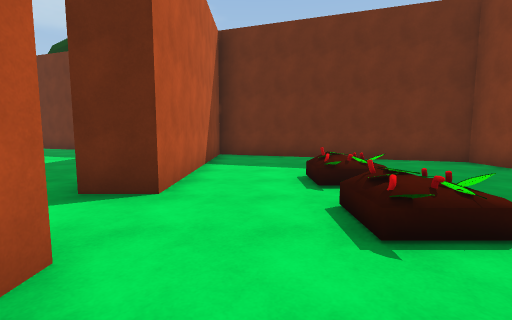
view 1 (above)

24 first-person views from a walk through a 3-D level made in the Unity game engine. The camera is 1.4 m above the floor, tilts 6° down and sees 85° across. The floor is counted in squares, 1.8 m on a side. Each view is taken from the middle of a square. On the plan, view 1 faces up. The plan holds only what a view shows up to about 10 squares ahead; the rest is blank. The place goes on beyond the plan. The player character is not drawn. Surface patterns are stand-ins for the level's own textures.

view 2
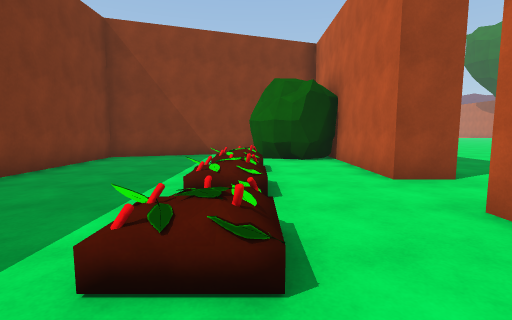

view 3
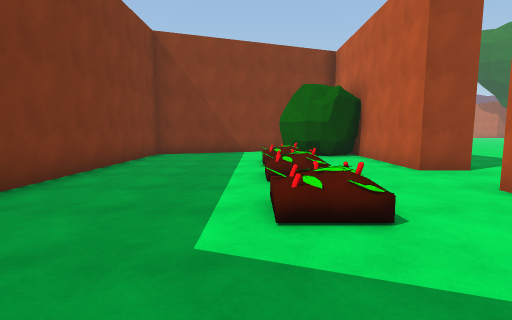

view 4
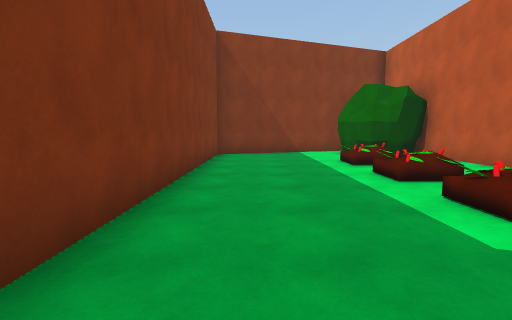

view 5
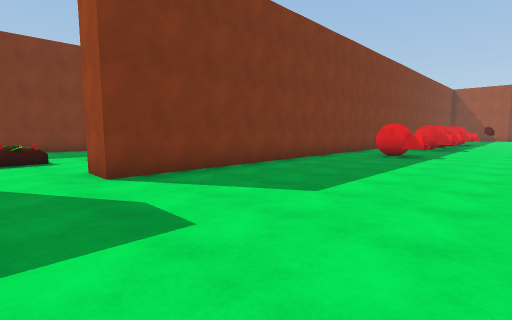

view 6
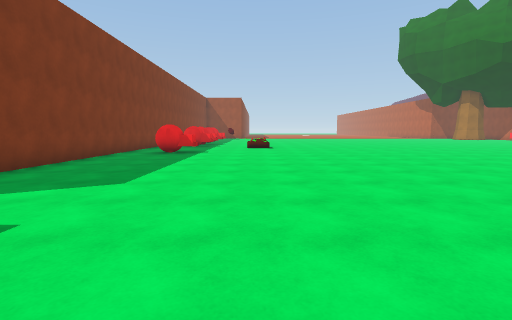

view 7
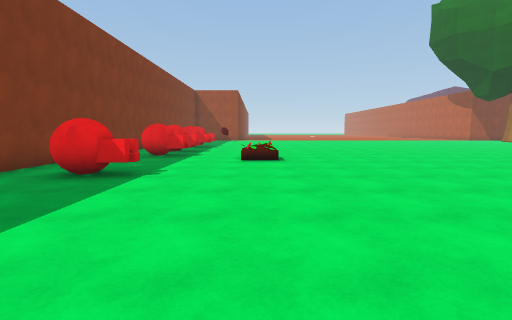

view 8
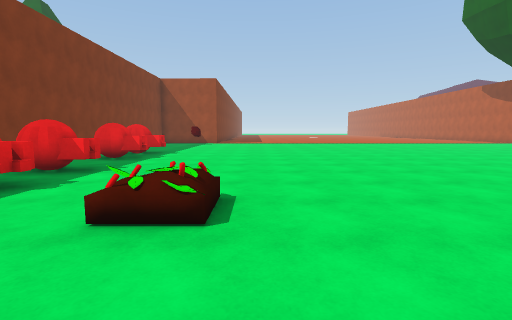

view 9
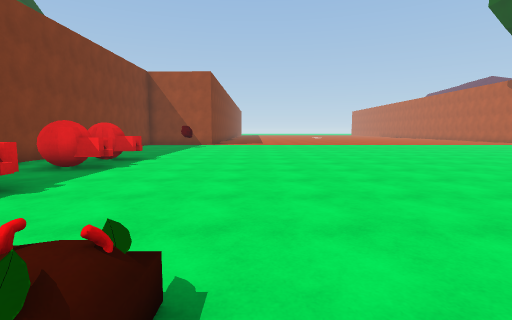

view 10
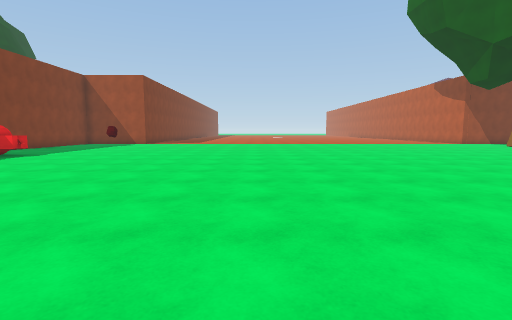

view 11
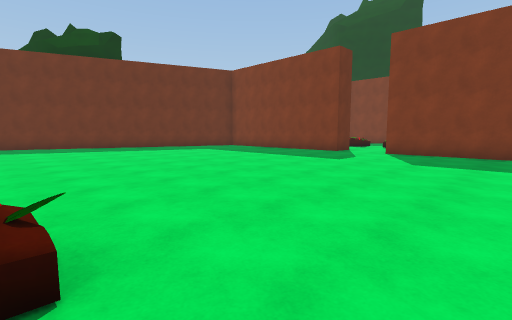

view 12
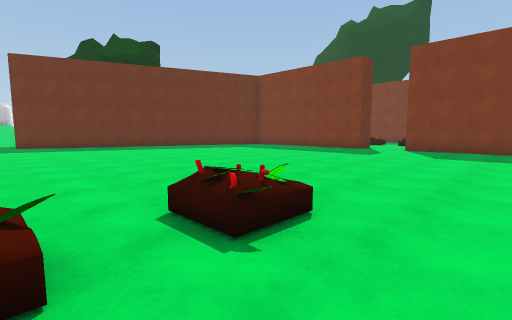

view 13
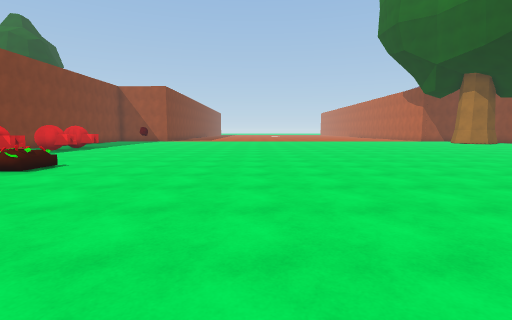

view 14
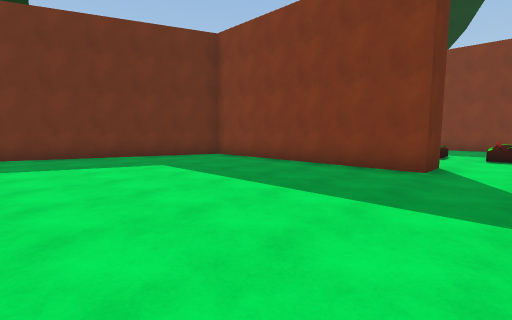

view 15
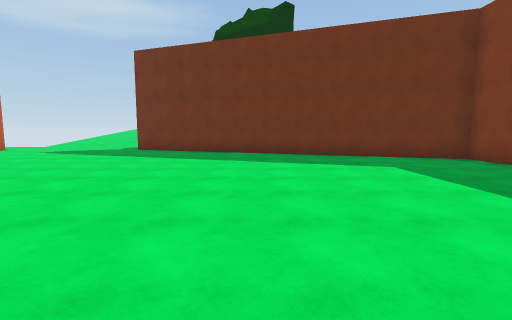

view 16
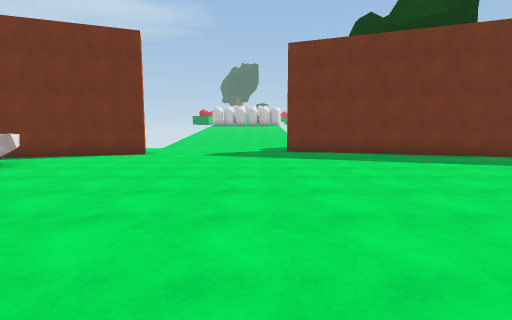

view 17
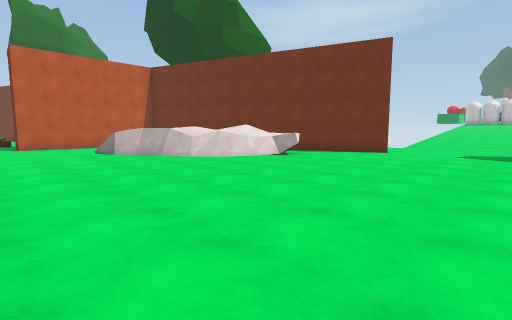

view 18
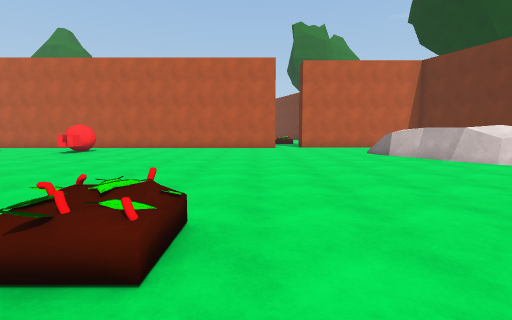

view 19
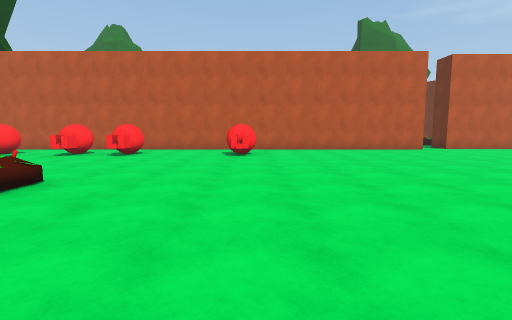

view 20
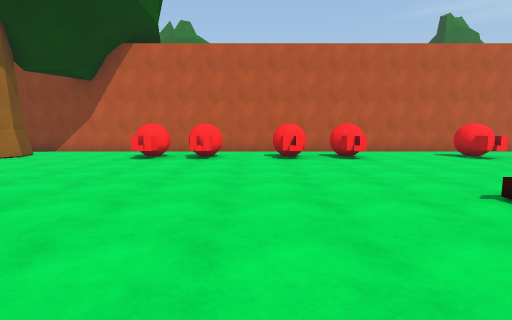

view 21
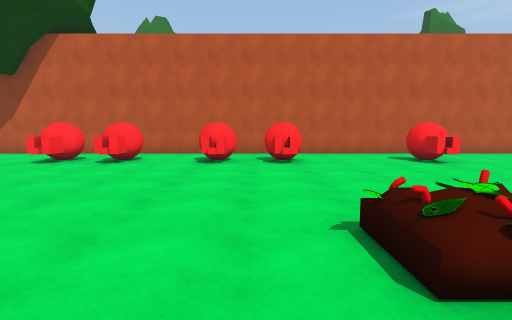

view 22
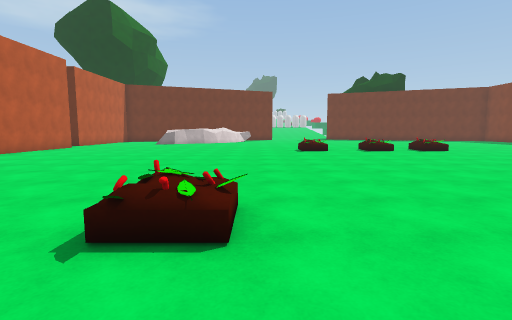

view 23
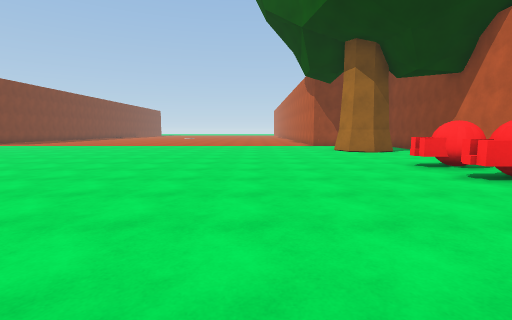

view 24
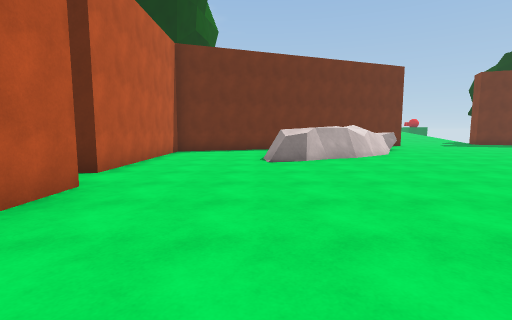

### Floor plan
Points are (right, up) in squares from view 1. A wall is a line through its corners. A room is listed if a view was taken in it or the views show most of it. See-through windows are left out.
Room 1 (views 1, 2, 3, 4)
walls: (-1.2, 1.6) (-1.2, -1.5); (1, -3.7) (5.3, -2.2) (5.3, 6.9) (-1.2, 9.2) (-1.2, 3.4)
ways out: opening at (-1.5, 2.5) to room 2
objects: other object (-1, -3) to (1, -1); other object (1, 0) to (1, 1); other object (1, 2) to (2, 2); other object (2, 5)
Room 2 (views 5, 6, 7, 8, 9, 10, 11, 12, 13, 14, 15, 16, 17, 18, 19, 20, 21, 22, 23, 24)
walls: (-22.1, 6) (-23.3, 5.6); (-20.8, 7.2) (-22.2, 6.1); (-22.2, 6.4) (-23.4, 5.8) (-23.7, 5.2) (-24.2, 5.2) (-24.4, 6); (-21.9, 6.7) (-22.3, 6.4); (-23.1, 5.8) (-23.7, 5.4); (-21.1, 7.4) (-21.6, 6.7); (-23.8, 5.3) (-24.7, 5); (-20.4, 7.9) (-21.5, 7.1); (-27.5, -0.9) (-27.5, -19.1); (-19.3, 9.3) (-20.2, 8.8) (-20.3, 8.5); (-27.5, 1.9) (-27.5, 0.6); (-2.2, -7.9) (-2.2, 1.6) (-1.2, 1.6); (-1.2, 3.4) (-2.2, 3.4) (-2.2, 9.6) (-11.8, 13.1); (-17.6, 12.2) (-21.2, 10.9); (-27.9, 8) (-27.9, 3.1); (-2.2, -17.9) (-2.2, -9.9); (-26, -19.3) (-25.1, -19) (-24.6, -19.2)
low walls: (-20.3, 7.7) (-20.6, 7.4); (-20.5, 7.9) (-20.8, 7.2); (-19.9, 9) (-20.2, 8.4)
ways out: opening at (-1.5, 2.5) to room 1
objects: other object (-26, -15) to (-25, -15); other object (-26, -14) to (-25, -13); other object (-26, -11) to (-25, -11); other object (-26, -10) to (-25, -9); other object (-26, -6) to (-25, -5); other object (-20, -9) to (-19, -8); other object (-16, 0); other object (-15, 0); other object (-12, 0); other object (-7, -8); other object (-5, -16) to (-4, -15); other object (-5, -14) to (-4, -14); other object (-5, -12) to (-4, -11); other object (-5, -10) to (-4, -10); other object (-5, -6) to (-4, -6)

Where each view was taken, in squares from view 1:
view 1: 0 up, 0 right, facing up
view 2: 6 up, 1 right, facing down
view 3: 7 up, 2 right, facing down
view 4: 7 up, 4 right, facing down
view 5: 3 up, 7 left, facing down-right
view 6: 4 up, 7 left, facing down
view 7: 1 down, 7 left, facing down
view 8: 6 down, 8 left, facing down
view 9: 8 down, 8 left, facing down
view 10: 7 down, 12 left, facing down
view 11: 2 down, 12 left, facing up-right
view 12: 2 down, 14 left, facing up-right
view 13: 3 down, 12 left, facing down
view 14: 2 up, 8 left, facing up-right
view 15: 2 up, 8 left, facing up
view 16: 3 up, 14 left, facing up
view 17: 2 up, 14 left, facing up-left
view 18: 1 up, 15 left, facing left
view 19: 5 down, 16 left, facing left
view 20: 12 down, 17 left, facing left
view 21: 10 down, 18 left, facing left
view 22: 11 down, 19 left, facing up
view 23: 9 down, 21 left, facing down
view 24: 2 down, 25 left, facing up
